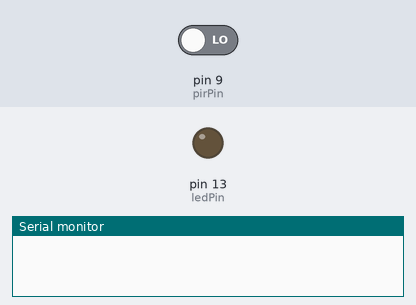
The sketch below on a simulated Arduino Uno, built with avr-gcc and run on an emulated ATmega328P. Parts: output pins drawn as LEDs (lit = HIGH), the last lines printed to the serial monitor. The inputs (shaded band) are chosen by the test bench; at power-on: pin 9 (pirPin) LOW.

Above: at 1.8 s.
1.9 s: pin 9 (pirPin) driven HIGH
At 3.1 s:
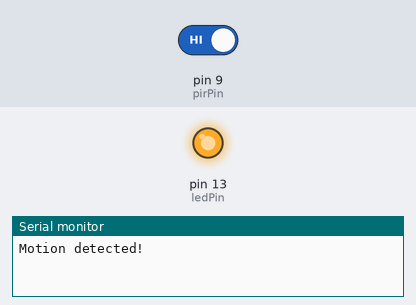
3.5 s: pin 9 (pirPin) driven LOW
At 4.3 s:
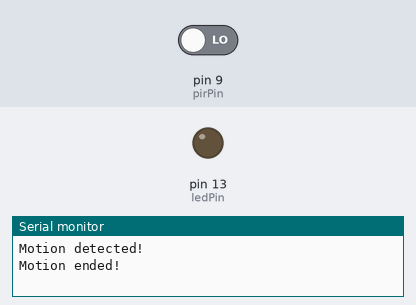
Timing chart, 0 to 6.5 s (numbered marks = the images above; inputs shaded):
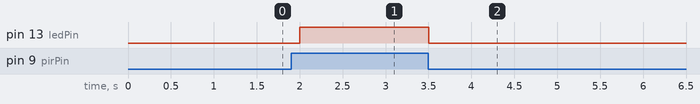

Measured:
- after the input at 1.9 s, pin 13 (ledPin): LOW → HIGH after 0.10 s
- after the input at 3.5 s, pin 13 (ledPin): HIGH → LOW at once

The sketch:

Arduino-PIR-Sensor.ino
```cpp
// Define pins
const int pirPin = 9;    // PIR sensor output pin
const int ledPin = 13;   // LED pin (built-in LED on most Arduino boards)

// Variables
int pirState = LOW;      // Start with no motion detected
int val = 0;             // Variable to store PIR sensor status

void setup() {
  pinMode(pirPin, INPUT);   // Set PIR pin as input
  pinMode(ledPin, OUTPUT);  // Set LED pin as output
  Serial.begin(9600);       // Start serial communication for debugging
}

void loop() {

  val = digitalRead(pirPin);  // Read PIR sensor value

  if (val == HIGH) {          // Motion detected
    digitalWrite(ledPin, HIGH);  // Turn LED on
    if (pirState == LOW) {
      Serial.println("Motion detected!");
      pirState = HIGH;        // Update state
    }
  } else {
    digitalWrite(ledPin, LOW);   // Turn LED off
    if (pirState == HIGH) {
      Serial.println("Motion ended!");
      pirState = LOW;         // Update state
    }
  }
  delay(500);                 // Small delay to avoid overwhelming the serial port
}
```
